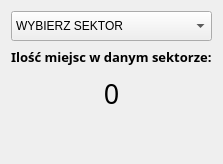
            <widget class="QWidget" name="page_MIEJSCA">
             <layout class="QVBoxLayout" name="verticalLayout_2" stretch="2,1,2,6">
              <item>
               <widget class="QComboBox" name="comboBox">
                <property name="minimumSize">
                 <size>
                  <width>0</width>
                  <height>30</height>
                 </size>
                </property>
                <property name="maximumSize">
                 <size>
                  <width>16777215</width>
                  <height>30</height>
                 </size>
                </property>
                <item>
                 <property name="text">
                  <string>WYBIERZ SEKTOR</string>
                 </property>
                </item>
                <item>
                 <property name="text">
                  <string>Górnictwo</string>
                 </property>
                </item>
                <item>
                 <property name="text">
                  <string>Ochrona środowiska</string>
                 </property>
                </item>
                <item>
                 <property name="text">
                  <string>Energetyka</string>
                 </property>
                </item>
                <item>
                 <property name="text">
                  <string>Inne</string>
                 </property>
                </item>
               </widget>
              </item>
              <item>
               <widget class="QLabel" name="label_2">
                <property name="minimumSize">
                 <size>
                  <width>0</width>
                  <height>20</height>
                 </size>
                </property>
                <property name="maximumSize">
                 <size>
                  <width>16777215</width>
                  <height>20</height>
                 </size>
                </property>
                <property name="font">
                 <font>
                  <family>Calibri Light</family>
                  <pointsize>10</pointsize>
                  <weight>75</weight>
                  <italic>false</italic>
                  <bold>true</bold>
                 </font>
                </property>
                <property name="text">
                 <string>Ilość miejsc w danym sektorze:</string>
                </property>
               </widget>
              </item>
              <item>
               <widget class="QLabel" name="label_places_in_sector">
                <property name="minimumSize">
                 <size>
                  <width>0</width>
                  <height>40</height>
                 </size>
                </property>
                <property name="maximumSize">
                 <size>
                  <width>16777215</width>
                  <height>40</height>
                 </size>
                </property>
                <property name="font">
                 <font>
                  <family>Calibri Light</family>
                  <pointsize>20</pointsize>
                 </font>
                </property>
                <property name="text">
                 <string>0</string>
                </property>
                <property name="alignment">
                 <set>Qt::AlignCenter</set>
                </property>
               </widget>
              </item>
              <item>
               <spacer name="verticalSpacer">
                <property name="orientation">
                 <enum>Qt::Vertical</enum>
                </property>
                <property name="sizeType">
                 <enum>QSizePolicy::Preferred</enum>
                </property>
                <property name="sizeHint" stdset="0">
                 <size>
                  <width>20</width>
                  <height>40</height>
                 </size>
                </property>
               </spacer>
              </item>
             </layout>
            </widget>
